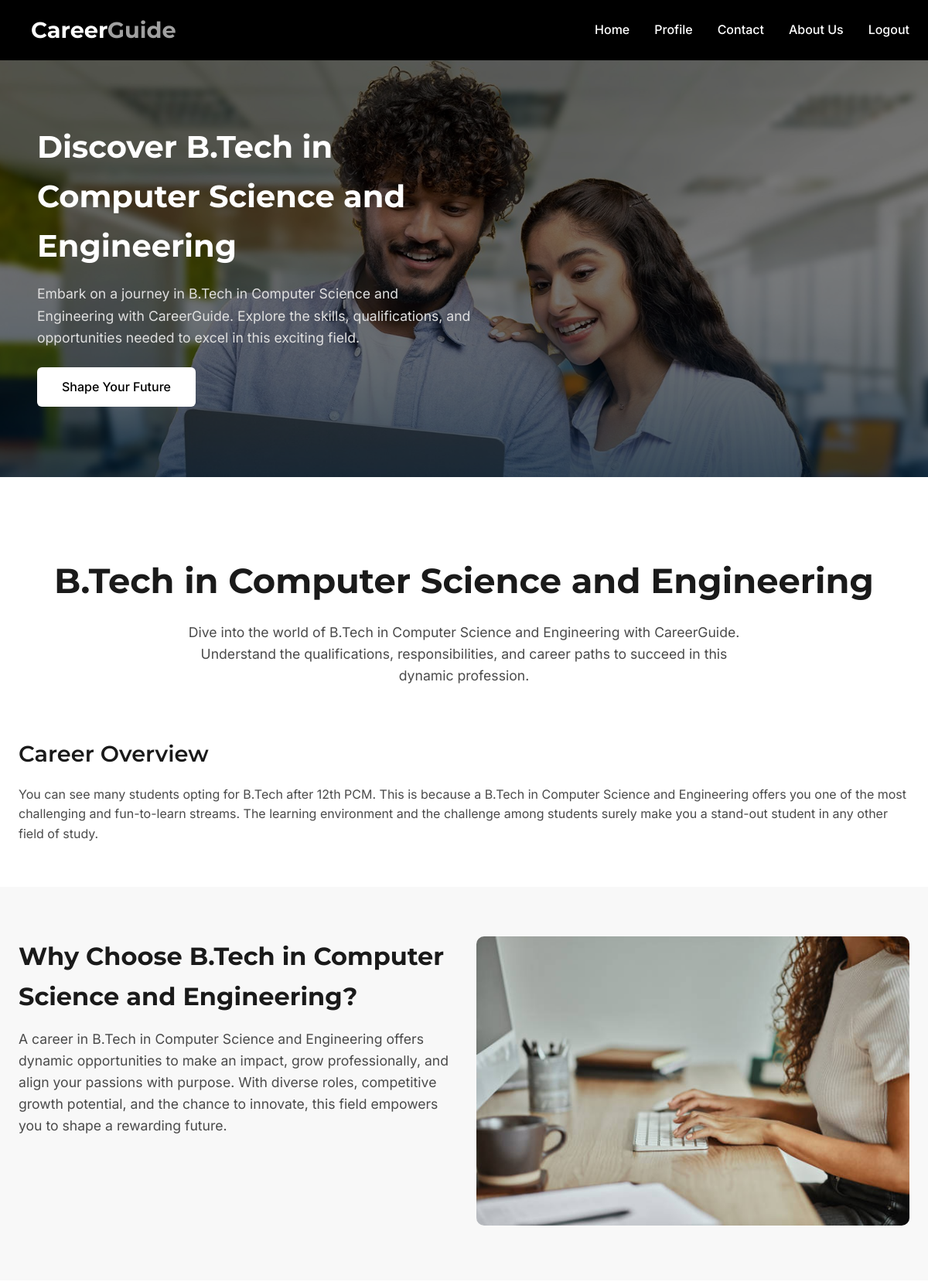
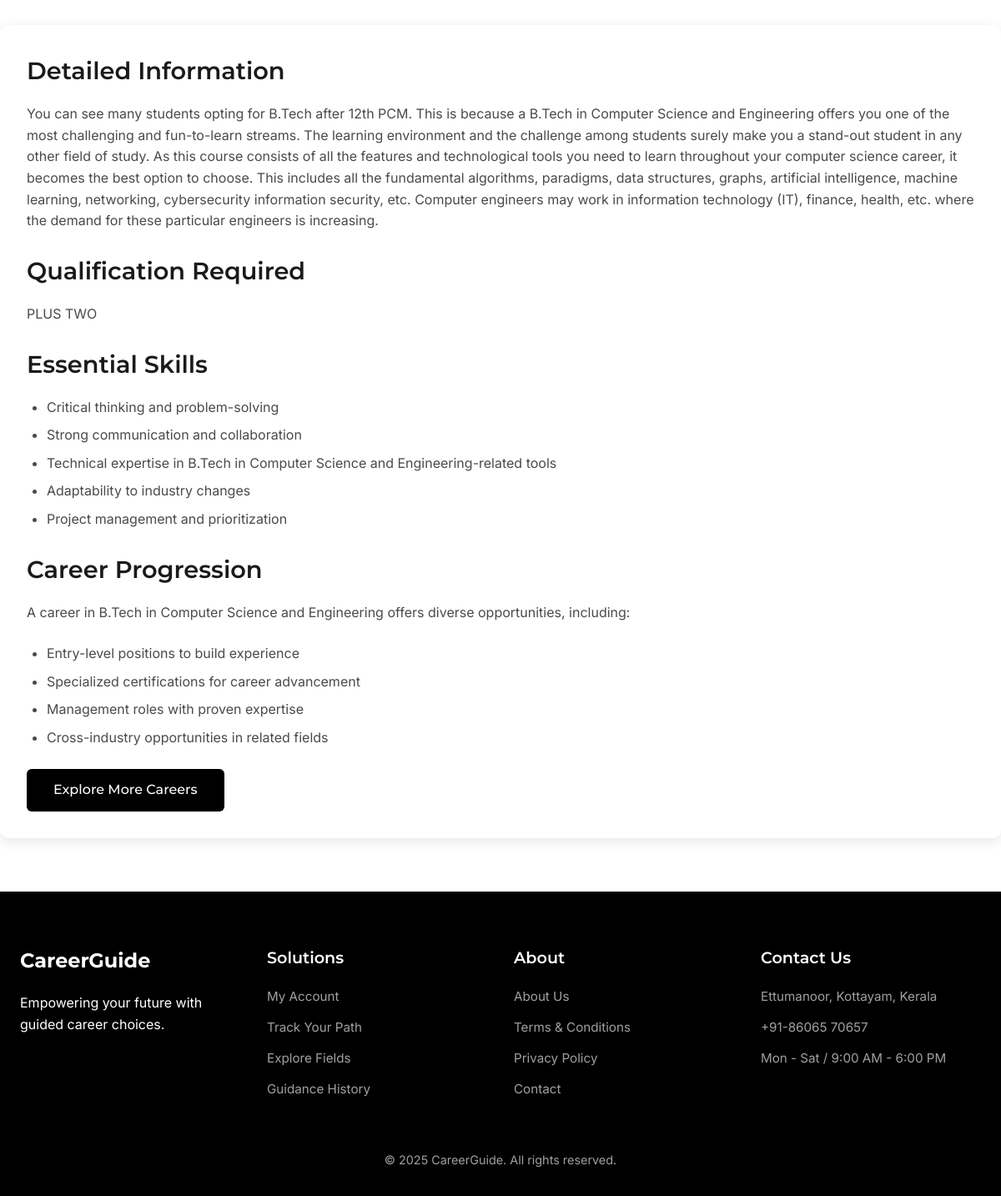
Page /details/6/ (signed in) on the committed database (2 pictures, top to bottom).
### project_app/models.py (models this page shows, shortened)
class Career(models.Model):
      INTERESTED_CHOICES = [
        ('Job', 'Job'),
        ('Study', 'Study'),
    ]
      qualification=models.ForeignKey(Qualification, on_delete=models.CASCADE)
      subject = models.ForeignKey(Subject, on_delete=models.CASCADE)
      title = models.CharField(max_length=100)
      description = models.TextField()
      maindescription = models.TextField()
      interested = models.CharField(max_length=20, choices=INTERESTED_CHOICES, null=True, blank=True)

class Qualification(models.Model):
    name=models.CharField(max_length=50)

### project_app/views.py (the view)
# urls.py: path('details/<int:product_id>/', views.details, name='details'),
@login_required(login_url='userlogin')
def details(request, product_id):
    career = get_object_or_404(Career, pk=product_id)
    return render(request, 'details.html', {'career': career})

### templates/details.html (shortened to what this page needs)
{% load static %}
<!DOCTYPE html>
<html lang="en">
<head>
    <link rel="stylesheet" href="{% static 'css/details.css' %}">
    <link rel="stylesheet" href="https://cdnjs.cloudflare.com/ajax/libs/font-awesome/4.7.0/css/font-awesome.min.css">
</head>
<body>
    <nav>
        <div class="container nav-container">
            <div class="logo">Career<span>Guide</span></div>
            <div class="nav-links">
                <a href="{% url 'index' %}" title="Home">Home</a>
                <a href="{% url 'profile' %}" title="Profile">Profile</a>
                <a href="{% url 'contact' %}" title="Contact">Contact</a>
                <a href="{% url 'about' %}" title="About">About Us</a>
                {% if user.is_authenticated %}
                <a href="{% url 'logout' %}" title="Logout">Logout</a>
                {% else %}
                <a href="{% url 'userlogin' %}" title="Login">Login</a>
                {% endif %}
            </div>
        </div>
    </nav>
    <section class="hero-image">
        <div class="image-overlay">
            <div class="image-text">
                <h2>Discover {{ career.title }}</h2>
                <p>Embark on a journey in {{ career.title }} with CareerGuide. Explore the skills, qualifications, and
                    opportunities needed to excel in this exciting field.</p>
                <a href="{% url 'profile' %}" class="btn">Shape Your Future</a>
            </div>
        </div>
    </section>
    <div class="container details-container">
        <h1>{{ career.title }}</h1>
        <p class="details-intro">
            Dive into the world of {{ career.title }} with CareerGuide. Understand the qualifications, responsibilities,
            and career paths to succeed in this dynamic profession.
        </p>
        <div class="details-card overview">
            <h2>Career Overview</h2>
            <p>{{ career.description }}</p>
        </div>
        <section class="why-choose-career">
            <div class="container why-choose-container">
                <div class="why-choose-text">
                    <h2>Why Choose {{ career.title }}?</h2>
                    <p>A career in {{ career.title }} offers dynamic opportunities to make an impact, grow
                        professionally, and align your passions with purpose. With diverse roles, competitive growth
                        potential, and the chance to innovate, this field empowers you to shape a rewarding future.</p>
                </div>
                <div class="why-choose-image">
                    <img src="{% static 'images/istockphoto-1437822922-612x612.jpg' %}"
                        alt="{{ career.title }} Career Illustration">
                </div>
            </div>
        </section>
        <div class="details-card">
            <h2>Detailed Information</h2>
            <p>{{ career.maindescription }}</p>
            <h2>Qualification Required</h2>
            <p>{{ career.qualification.name }}</p>
            <h2>Essential Skills</h2>
            <ul>
                <li>Critical thinking and problem-solving</li>
                <li>Strong communication and collaboration</li>
                <li>Technical expertise in {{ career.title }}-related tools</li>
                <li>Adaptability to industry changes</li>
                <li>Project management and prioritization</li>
            </ul>
            <h2>Career Progression</h2>
            <p>A career in {{ career.title }} offers diverse opportunities, including:</p>
            <ul>
                <li>Entry-level positions to build experience</li>
                <li>Specialized certifications for career advancement</li>
                <li>Management roles with proven expertise</li>
                <li>Cross-industry opportunities in related fields</li>
            </ul>
            <a href="{% url 'index' %}" class="btn">Explore More Careers</a>
        </div>
    </div>
    <footer class="footer">
        <div class="container">
            <div class="footer-container">
                <div class="foot-column">
                    <h3>CareerGuide</h3>
                    <p>Empowering your future with guided career choices.</p>
                </div>
                <div class="foot-column">
                    <h4>Solutions</h4>
                    <ul>
                        <li><a href="#">My Account</a></li>
                        <li><a href="#">Track Your Path</a></li>
                        <li><a href="#">Explore Fields</a></li>
                        <li><a href="#">Guidance History</a></li>
                    </ul>
                </div>
                <div class="foot-column">
                    <h4>About</h4>
                    <ul>
                        <li><a href="{% url 'about' %}">About Us</a></li>
                        <li><a href="#">Terms & Conditions</a></li>
                        <li><a href="#">Privacy Policy</a></li>
                        <li><a href="{% url 'contact' %}">Contact</a></li>
                    </ul>
                </div>
                <div class="foot-column">
                    <h4>Contact Us</h4>
                    <ul>
                        <li>Ettumanoor, Kottayam, Kerala</li>
                        <li><a href="tel:+918606570657">+91-86065 70657</a></li>
                        <li>Mon - Sat / 9:00 AM - 6:00 PM</li>
                    </ul>
                </div>
            </div>
            <div class="footer-bottom">
                <p>© 2025 CareerGuide. All rights reserved.</p>
            </div>
        </div>
    </footer>
</body>
</html>

### static/css/details.css (style rules this page uses)
* { margin: 0; padding: 0; box-sizing: border-box; }
html, body { width: 100%; overflow-x: hidden; font-family: 'Inter', sans-serif; background: #ffffff; color: #272525; line-height: 1.6; }
.container { width: 100%; max-width: 100%; padding: 0; margin: 0; }
nav { background: #000000; padding: 1rem 0; position: fixed; top: 0; width: 100%; z-index: 1000; }
.nav-container { display: flex; justify-content: space-between; align-items: center; max-width: 1280px; margin: 0 auto; padding: 0 1.5rem; }
.logo { font-family: 'Montserrat', sans-serif; font-size: 1.8rem; font-weight: 700; color: #ffffff; padding-left: 1rem; }
.logo span { color: #a0a0a0; }
.nav-links { display: flex; gap: 2rem; margin-left: auto; }
.nav-links a { color: #ffffff; text-decoration: none; font-size: 1rem; font-weight: 500; transition: color 0.3s ease; }
.hero-image { width: 100%; height: 550px; background: url('../images/WebsiteBanner-Career.jpg') no-repeat center center/cover; position: relative; margin-top: 4.2rem; }
.image-overlay { background: rgba(0, 0, 0, 0.5); width: 100%; height: 100%; display: flex; align-items: center; }
.image-text { max-width: 600px; margin-left: 2rem; color: #ffffff; padding: 1rem; }
.image-text h2 { font-family: 'Montserrat', sans-serif; font-size: 2.5rem; font-weight: 700; margin-bottom: 1rem; }
.image-text p { font-size: 1.1rem; margin-bottom: 1.5rem; color: #e0e0e0; }
.image-text .btn { display: inline-block; background: #ffffff; color: #000000; padding: 0.8rem 2rem; border-radius: 6px; text-decoration: none; font-weight: 500; transition: background 0.3s ease, color 0.3s ease; }
.details-container { padding: 2rem 0; background: #ffffff; padding-top: calc(2rem + 4.2rem); }
.details-container h1 { font-family: 'Montserrat', sans-serif; font-size: 2.8rem; font-weight: 700; text-align: center; margin-bottom: 1rem; color: #1a1a1a; }
.details-intro { font-size: 1.1rem; text-align: center; max-width: 800px; margin: 0 auto 2rem; color: #4a4a4a; padding: 0 1.5rem; }
.details-card { background: #ffffff; margin: 2rem 0; padding: 2rem; border-radius: 10px; box-shadow: 0 4px 15px rgba(0, 0, 0, 0.1); }
.details-card.overview { width: 100%; max-width: 100%; margin: 0; padding: 2rem 1.5rem; border-radius: 0; box-shadow: none; }
.details-card h2 { font-family: 'Montserrat', sans-serif; font-size: 1.8rem; font-weight: 600; color: #1a1a1a; margin-bottom: 1rem; }
.details-card p { font-size: 1rem; color: #4a4a4a; margin-bottom: 1.5rem; }
.details-card ul { list-style-type: disc; margin-left: 1.5rem; color: #4a4a4a; margin-bottom: 1.5rem; }
.details-card ul li { font-size: 1rem; margin-bottom: 0.5rem; }
.details-card .btn { display: inline-block; background: #000000; color: #ffffff; padding: 0.8rem 2rem; border-radius: 6px; text-decoration: none; font-weight: 500; font-family: 'Montserrat', sans-serif; transition: background 0.3s ease; }
.why-choose-career { background: #f8f8f8; padding: 4rem 0; }
.why-choose-container { display: flex; flex-wrap: wrap; gap: 2rem; max-width: 1280px; margin: 0 auto; padding: 0 1.5rem; }
.why-choose-text { flex: 1; min-width: 300px; }
.why-choose-text h2 { font-family: 'Montserrat', sans-serif; font-size: 2rem; font-weight: 700; color: #1a1a1a; margin-bottom: 1rem; }
.why-choose-text p { font-size: 1.1rem; color: #4a4a4a; }
.why-choose-image { flex: 1; min-width: 300px; }
.why-choose-image img { width: 100%; height: auto; border-radius: 10px; object-fit: cover; }
.footer { background: #000000; color: #ffffff; padding: 4rem 0 2rem; }
.footer-container { display: grid; grid-template-columns: repeat(auto-fit, minmax(220px, 1fr)); gap: 2rem; max-width: 1280px; margin: 0 auto; padding: 0 1.5rem; }
.foot-column h3 { font-family: 'Montserrat', sans-serif; font-size: 1.5rem; font-weight: 700; color: #ffffff; margin-bottom: 1.2rem; }
.foot-column h4 { font-family: 'Montserrat', sans-serif; font-size: 1.2rem; font-weight: 600; color: #ffffff; margin-bottom: 1.2rem; }
.foot-column ul { list-style: none; }
.foot-column ul li { margin-bottom: 0.8rem; font-size: 0.95rem; color: #a0a0a0; }
.foot-column ul li a { color: #a0a0a0; text-decoration: none; transition: color 0.3s ease; }
.footer-bottom { text-align: center; margin-top: 3rem; font-size: 0.9rem; color: #a0a0a0; padding: 0 1.5rem; }

### rows in the picture
Career: title "B.Tech in Computer Science and Engineering", description "You can see many students opting for B.Tech after 12th PCM. This is because a B.Tech in Computer Science and Engineering offers you one of the most challenging and fun-to-learn streams. The learning environment and the challenge among students surely make you a stand-out student in any other field of study.", maindescription "You can see many students opting for B.Tech after 12th PCM. This is because a B.Tech in Computer Science and Engineering offers you one of the most challenging and fun-to-learn streams. The learning environment and the challenge among students surely make you a stand-out student in any other field of study. As this course consists of all the features and technological tools you need to learn throughout your computer science career, it becomes the best option to choose. This includes all the fundamental algorithms, paradigms, data structures, graphs, artificial intelligence, machine learning, networking, cybersecurity information security, etc. Computer engineers may work in information…", qualification.name "PLUS TWO"
